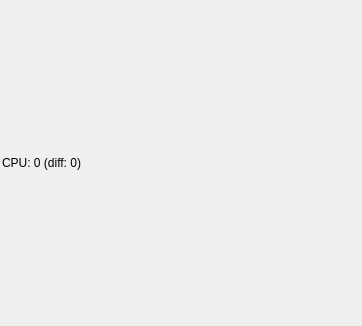
<?xml version="1.0" encoding="UTF-8"?>
<ui version="4.0">
 <class>CpuGraphWidget</class>
 <widget class="QWidget" name="CpuGraphWidget">
  <property name="geometry">
   <rect>
    <x>0</x>
    <y>0</y>
    <width>362</width>
    <height>326</height>
   </rect>
  </property>
  <property name="windowTitle">
   <string>Form</string>
  </property>
  <layout class="QVBoxLayout" name="verticalLayout">
   <property name="spacing">
    <number>2</number>
   </property>
   <property name="leftMargin">
    <number>2</number>
   </property>
   <property name="topMargin">
    <number>2</number>
   </property>
   <property name="rightMargin">
    <number>2</number>
   </property>
   <property name="bottomMargin">
    <number>2</number>
   </property>
   <item>
    <widget class="QLabel" name="labelCpu">
     <property name="maximumSize">
      <size>
       <width>16777215</width>
       <height>25</height>
      </size>
     </property>
     <property name="text">
      <string>CPU: 0 (diff: 0)</string>
     </property>
    </widget>
   </item>
   <item>
    <layout class="QVBoxLayout" name="verticalLayoutGraph"/>
   </item>
  </layout>
 </widget>
 <resources/>
 <connections/>
</ui>
